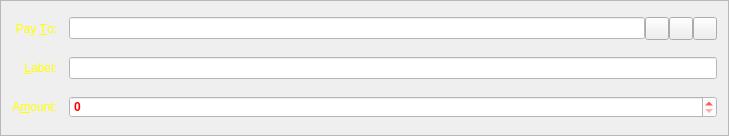
<?xml version="1.0" encoding="UTF-8"?>
<ui version="4.0">
 <class>SendCoinsEntry</class>
 <widget class="QFrame" name="SendCoinsEntry">
  <property name="geometry">
   <rect>
    <x>0</x>
    <y>0</y>
    <width>729</width>
    <height>136</height>
   </rect>
  </property>
  <property name="windowTitle">
   <string>Form</string>
  </property>
  <property name="frameShape">
   <enum>QFrame::StyledPanel</enum>
  </property>
  <property name="frameShadow">
   <enum>QFrame::Sunken</enum>
  </property>
  <layout class="QGridLayout" name="gridLayout">
   <property name="spacing">
    <number>12</number>
   </property>
   <item row="3" column="1">
    <layout class="QHBoxLayout" name="payToLayout">
     <property name="spacing">
      <number>0</number>
     </property>
     <item>
      <widget class="QValidatedLineEdit" name="payTo">
       <property name="toolTip">
        <string>The address to send the payment to (e.g. 1NS17iag9jJgTHD1VXjvLCEnZuQ3rJDE9L)</string>
       </property>
       <property name="styleSheet">
        <string notr="true">background-color: rgb(255, 255, 255);
color: rgb(170, 0, 0);</string>
       </property>
       <property name="maxLength">
        <number>34</number>
       </property>
      </widget>
     </item>
     <item>
      <widget class="QToolButton" name="addressBookButton">
       <property name="toolTip">
        <string>Choose address from address book</string>
       </property>
       <property name="text">
        <string/>
       </property>
       <property name="icon">
        <iconset resource="../bitcoin.qrc">
         <normaloff>:/icons/address-book</normaloff>:/icons/address-book</iconset>
       </property>
       <property name="shortcut">
        <string>Alt+A</string>
       </property>
      </widget>
     </item>
     <item>
      <widget class="QToolButton" name="pasteButton">
       <property name="toolTip">
        <string>Paste address from clipboard</string>
       </property>
       <property name="text">
        <string/>
       </property>
       <property name="icon">
        <iconset resource="../bitcoin.qrc">
         <normaloff>:/icons/editpaste</normaloff>:/icons/editpaste</iconset>
       </property>
       <property name="shortcut">
        <string>Alt+P</string>
       </property>
      </widget>
     </item>
     <item>
      <widget class="QToolButton" name="deleteButton">
       <property name="toolTip">
        <string>Remove this recipient</string>
       </property>
       <property name="text">
        <string/>
       </property>
       <property name="icon">
        <iconset resource="../bitcoin.qrc">
         <normaloff>:/icons/remove</normaloff>:/icons/remove</iconset>
       </property>
      </widget>
     </item>
    </layout>
   </item>
   <item row="5" column="0">
    <widget class="QLabel" name="label">
     <property name="styleSheet">
      <string notr="true">color: rgb(255, 255, 0);</string>
     </property>
     <property name="text">
      <string>A&amp;mount:</string>
     </property>
     <property name="alignment">
      <set>Qt::AlignRight|Qt::AlignTrailing|Qt::AlignVCenter</set>
     </property>
     <property name="buddy">
      <cstring>payAmount</cstring>
     </property>
    </widget>
   </item>
   <item row="3" column="0">
    <widget class="QLabel" name="label_2">
     <property name="styleSheet">
      <string notr="true">color: rgb(255, 255, 0);</string>
     </property>
     <property name="text">
      <string>Pay &amp;To:</string>
     </property>
     <property name="alignment">
      <set>Qt::AlignRight|Qt::AlignTrailing|Qt::AlignVCenter</set>
     </property>
     <property name="buddy">
      <cstring>payTo</cstring>
     </property>
    </widget>
   </item>
   <item row="4" column="0">
    <widget class="QLabel" name="label_4">
     <property name="styleSheet">
      <string notr="true">color: rgb(255, 255, 0);</string>
     </property>
     <property name="text">
      <string>&amp;Label:</string>
     </property>
     <property name="alignment">
      <set>Qt::AlignRight|Qt::AlignTrailing|Qt::AlignVCenter</set>
     </property>
     <property name="buddy">
      <cstring>addAsLabel</cstring>
     </property>
    </widget>
   </item>
   <item row="4" column="1">
    <widget class="QValidatedLineEdit" name="addAsLabel">
     <property name="toolTip">
      <string>Enter a label for this address to add it to your address book</string>
     </property>
     <property name="styleSheet">
      <string notr="true">background-color: rgb(255, 255, 255);
color: rgb(0, 0, 0);</string>
     </property>
    </widget>
   </item>
   <item row="5" column="1">
    <widget class="BitcoinAmountField" name="payAmount">
     <property name="font">
      <font>
       <weight>75</weight>
       <bold>true</bold>
      </font>
     </property>
     <property name="styleSheet">
      <string notr="true">background-color: rgb(255, 255, 255);
color: rgb(255, 0, 0);</string>
     </property>
    </widget>
   </item>
  </layout>
 </widget>
 <customwidgets>
  <customwidget>
   <class>BitcoinAmountField</class>
   <extends>QSpinBox</extends>
   <header>bitcoinamountfield.h</header>
   <container>1</container>
  </customwidget>
  <customwidget>
   <class>QValidatedLineEdit</class>
   <extends>QLineEdit</extends>
   <header>qvalidatedlineedit.h</header>
  </customwidget>
 </customwidgets>
 <resources>
  <include location="../bitcoin.qrc"/>
 </resources>
 <connections/>
</ui>
